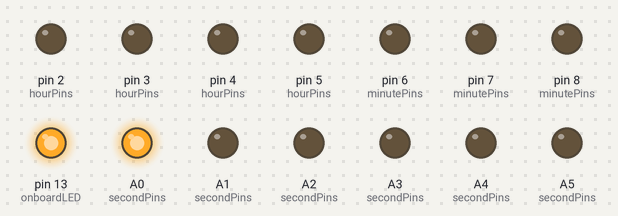
Simulated run of this sketch. Board: Arduino Uno, built with avr-gcc and run on an emulated ATmega328P. On the bench: output pins drawn as LEDs (lit = HIGH).

Above: at 0.1 s.
At 4.1 s:
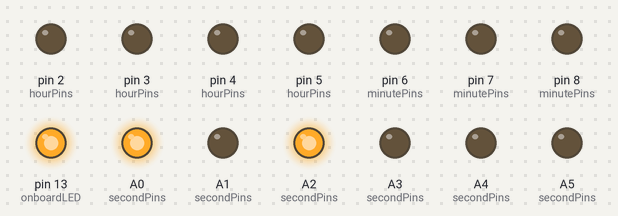
At 9.1 s:
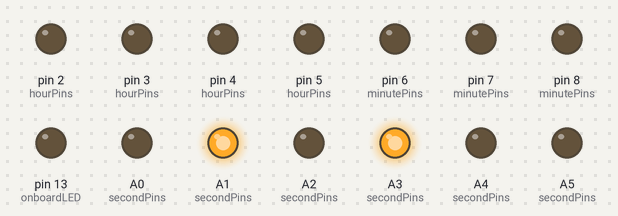
At 19.1 s:
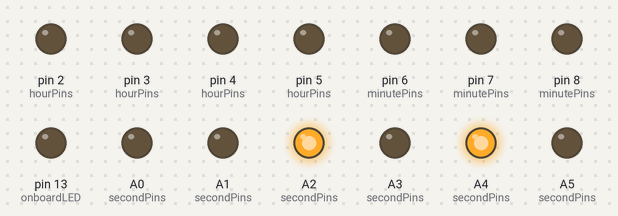
At 29.1 s:
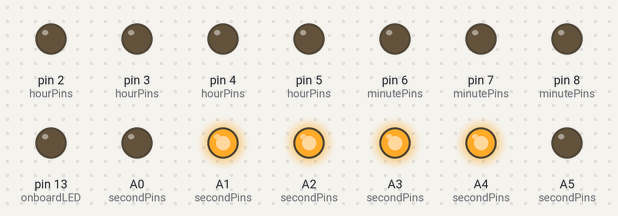
At 39.1 s:
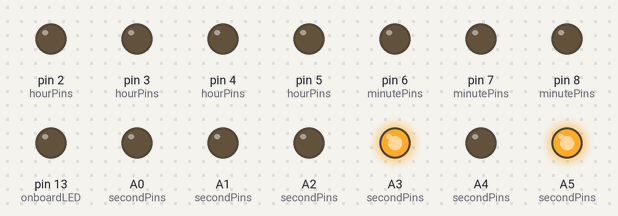
Timing chart, 0 to 40.0 s (numbered marks = the images above):
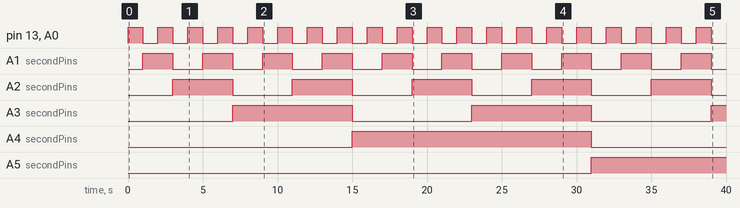

Measured:
- by itself, pin 13 (onboardLED), A0 (secondPins): alternates HIGH for 1.0 s and LOW for 1.0 s
- by itself, A1 (secondPins): alternates HIGH for 2.0 s and LOW for 2.0 s
- by itself, A2 (secondPins): alternates HIGH for 4.0 s and LOW for 4.0 s
- by itself, A3 (secondPins): alternates HIGH for 8.0 s and LOW for 8.0 s
- by itself, A4 (secondPins): LOW → HIGH at 15.0 s, → LOW 16.0 s later
- by itself, A5 (secondPins): LOW → HIGH at 31.0 s

The sketch:

code.ino
```cpp
// Define pins
const int hourPins[] = {2, 3, 4, 5};      // pins for hours in binary
const int minutePins[] = {6, 7, 8, 9, 10, 11};  // pins for minutes in binary
const int secondPins[] = {A0, A1, A2, A3, A4, A5};  // pins for seconds in binary

const int onboardLED = 13;  // onboard LED pin

int hours = 0;
int minutes = 0;
int seconds = 0;

void setup() {
  // Initialize pins as outputs
  for (int pin : hourPins) {
    pinMode(pin, OUTPUT);
  }
  for (int pin : minutePins) {
    pinMode(pin, OUTPUT);
  }
  for (int pin : secondPins) {
    pinMode(pin, OUTPUT);
  }

  pinMode(onboardLED, OUTPUT); // set onboard LED as output

  // Start an interrupt for counting seconds
  cli();  // stop interrupts
  TCCR1A = 0;
  TCCR1B = 0;
  TCNT1  = 0;

  OCR1A = 15624;  // compare match register, 1 Hz
  TCCR1B |= (1 << WGM12);  // CTC mode
  TCCR1B |= (1 << CS10) | (1 << CS12);  // 1024 prescaler
  TIMSK1 |= (1 << OCIE1A);  // enable timer compare interrupt
  sei();  // allow interrupts
}

void loop() {
  // Main loop is empty, as everything is handled by the interrupt
}

void displayBinary(int number, const int pins[], int numPins) {
  for (int i = 0; i < numPins; i++) {
    digitalWrite(pins[i], (number >> i) & 1);
  }
}

ISR(TIMER1_COMPA_vect) {
  seconds++;
  digitalWrite(onboardLED, !digitalRead(onboardLED)); // Toggle onboard LED state

  if (seconds >= 60) {
    seconds = 0;
    minutes++;
    if (minutes >= 60) {
      minutes = 0;
      hours++;
      if (hours >= 12) {
        hours = 0;
      }
    }
  }

  displayBinary(hours, hourPins, sizeof(hourPins) / sizeof(int));
  displayBinary(minutes, minutePins, sizeof(minutePins) / sizeof(int));
  displayBinary(seconds, secondPins, sizeof(secondPins) / sizeof(int));
}
```
